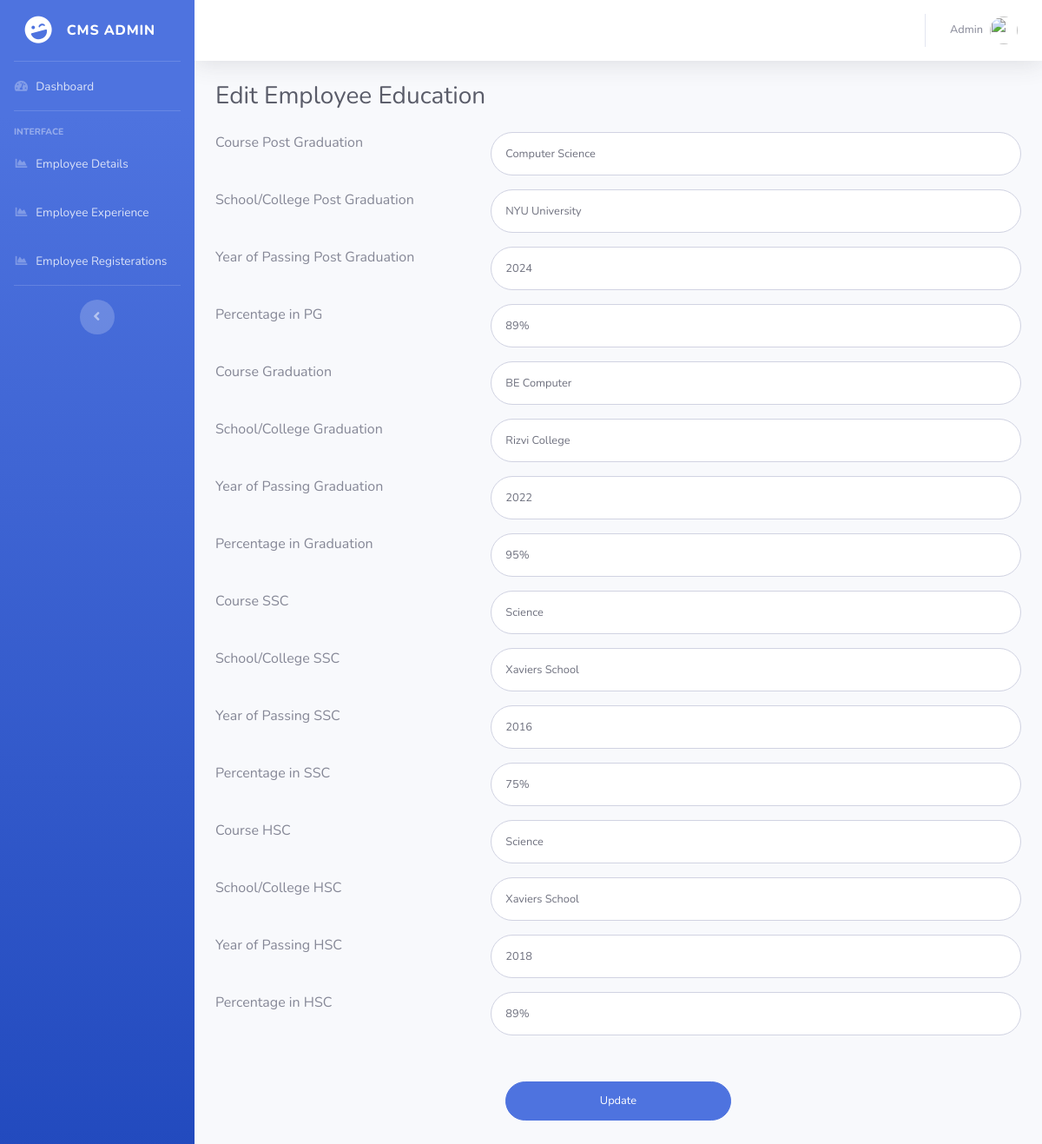
Page /admin/editempeducation.php?editid=1 (signed in) on the committed database.
### tables this page shows
CREATE TABLE `emp_edu` (
  `Id` int(11) NOT NULL,
  `EmpID` int(10) DEFAULT NULL,
  `CoursePG` varchar(45) DEFAULT NULL,
  `SchoolCollegePG` varchar(45) DEFAULT NULL,
  `YearPassingPG` varchar(45) DEFAULT NULL,
  `PercentagePG` varchar(4) DEFAULT NULL,
  `CourseGra` varchar(45) DEFAULT NULL,
  `SchoolCollegeGra` varchar(45) DEFAULT NULL,
  `YearPassingGra` varchar(45) DEFAULT NULL,
  `PercentageGra` varchar(4) DEFAULT NULL,
  `CourseSSC` varchar(45) DEFAULT NULL,
  `SchoolCollegeSSC` varchar(45) DEFAULT NULL,
  `YearPassingSSC` varchar(45) DEFAULT NULL,
  `PercentageSSC` varchar(4) DEFAULT NULL,
  `CourseHSC` varchar(45) DEFAULT NULL,
  `SchoolCollegeHSC` varchar(45) DEFAULT NULL,
  `YearPassingHSC` varchar(45) DEFAULT NULL,
  `PercentageHSC` varchar(4) DEFAULT NULL
);

### admin/editempeducation.php (the view, shortened to what this page needs)
<?php
include('includes/dbconnection.php');
if (strlen($_SESSION['aid']==0)) {
  header('location:logout.php');
}
else {
?>
<!DOCTYPE html>
<html lang="en">
<head>
  <link href="../vendor/fontawesome-free/css/all.min.css" rel="stylesheet" type="text/css">
  <link href="../css/sb-admin-2.min.css" rel="stylesheet">
</head>
<body id="page-top">
  <div id="wrapper">
    <?php include_once('includes/sidebar.php')?>
    <div id="content-wrapper" class="d-flex flex-column">
      <div id="content">
        <?php include_once('includes/header.php')?>
        <div class="container-fluid">
          <h1 class="h3 mb-4 text-gray-800">Edit Employee Education</h1>
          <form class="user" method="post" action="">
            <?php
              $eid=$_GET['editid'];
              $ret=mysqli_query($con,"SELECT * FROM emp_edu WHERE EmpID='$eid'");
              while ($row=mysqli_fetch_array($ret))
              {
            ?>
            <div class="row">
              <div class="col-4 mb-3">Course Post Graduation</div>
              <div class="col-8 mb-3">
                <input type="text" class="form-control form-control-user" id="coursepg" name="coursepg" aria-describedby="emailHelp" value="<?php  echo $row['CoursePG']; ?>">
              </div>
            </div>
            <div class="row">
              <div class="col-4 mb-3">School/College Post Graduation </div>
              <div class="col-8 mb-3">
                <input type="text" class="form-control form-control-user" id="schoolclgpg" name="schoolclgpg" aria-describedby="emailHelp" value="<?php  echo $row['SchoolCollegePG']; ?>">
              </div>
            </div>
            <div class="row">
              <div class="col-4 mb-3">Year of Passing Post Graduation </div>
              <div class="col-8 mb-3">
                <input type="text" class="form-control form-control-user" id="yoppg" name="yoppg" aria-describedby="emailHelp" value="<?php  echo $row['YearPassingPG']; ?>">
              </div>
            </div>
            <div class="row">
              <div class="col-4 mb-3">Percentage in PG</div>
              <div class="col-8 mb-3">
                <input type="text" class="form-control form-control-user" id="pipg" name="pipg" aria-describedby="emailHelp" value="<?php  echo $row['PercentagePG'];?>">
              </div>
            </div>
            <div class="row">
              <div class="col-4 mb-3">Course Graduation</div>
              <div class="col-8 mb-3">
                <input type="text" class="form-control form-control-user" id="coursegra" name="coursegra" aria-describedby="emailHelp" value="<?php  echo $row['CourseGra'];?>">
              </div>
            </div>
            <div class="row">
              <div class="col-4 mb-3">School/College Graduation </div>
              <div class="col-8 mb-3">
                <input type="text" class="form-control form-control-user" id="schoolclggra" name="schoolclggra" aria-describedby="emailHelp" value="<?php  echo $row['SchoolCollegeGra'];?>">
              </div>
            </div>
            <div class="row">
              <div class="col-4 mb-3">Year of Passing Graduation </div>
              <div class="col-8 mb-3">
                <input type="text" class="form-control form-control-user" id="yopgra" name="yopgra" aria-describedby="emailHelp" value="<?php  echo $row['YearPassingGra'];?>">
              </div>
            </div>
            <div class="row">
              <div class="col-4 mb-3">Percentage in Graduation</div>
              <div class="col-8 mb-3">
                <input type="text" class="form-control form-control-user" id="pigra" name="pigra" aria-describedby="emailHelp" value="<?php  echo $row['PercentageGra'];?>">
              </div>
            </div>
            <div class="row">
              <div class="col-4 mb-3">Course SSC</div>
              <div class="col-8 mb-3">
                <input type="text" class="form-control form-control-user" id="coursessc" name="coursessc" aria-describedby="emailHelp" value="<?php  echo $row['CourseSSC'];?>">
              </div>
            </div>
            <div class="row">
              <div class="col-4 mb-3">School/College SSC </div>
              <div class="col-8 mb-3">
                <input type="text" class="form-control form-control-user" id="schoolclgssc" name="schoolclgssc" aria-describedby="emailHelp" value="<?php  echo $row['SchoolCollegeSSC'];?>">
              </div>
            </div>
            <div class="row">
              <div class="col-4 mb-3">Year of Passing SSC </div>
              <div class="col-8 mb-3">
                <input type="text" class="form-control form-control-user" id="yopssc" name="yopssc" aria-describedby="emailHelp" value="<?php  echo $row['YearPassingSSC'];?>">
              </div>
            </div>
            <div class="row">
              <div class="col-4 mb-3">Percentage in SSC</div>
              <div class="col-8 mb-3">
                <input type="text" class="form-control form-control-user" id="pissc" name="pissc" aria-describedby="emailHelp" value="<?php  echo $row['PercentageSSC'];?>">
              </div>
            </div>
            <div class="row">
              <div class="col-4 mb-3">Course HSC</div>
              <div class="col-8 mb-3">
                <input type="text" class="form-control form-control-user" id="coursehsc" name="coursehsc" aria-describedby="emailHelp" value="<?php  echo $row['CourseHSC'];?>">
              </div>
            </div>
            <div class="row">
              <div class="col-4 mb-3">School/College HSC </div>
              <div class="col-8 mb-3">
                <input type="text" class="form-control form-control-user" id="schoolclghsc" name="schoolclghsc" aria-describedby="emailHelp" value="<?php  echo $row['SchoolCollegeHSC'];?>">
              </div>
            </div>
            <div class="row">
              <div class="col-4 mb-3">Year of Passing HSC </div>
              <div class="col-8 mb-3">
                <input type="text" class="form-control form-control-user" id="yophsc" name="yophsc" aria-describedby="emailHelp" value="<?php  echo $row['YearPassingHSC'];?>">
              </div>
            </div>
            <div class="row">
              <div class="col-4 mb-3">Percentage in HSC</div>
              <div class="col-8 mb-3">
                <input type="text" class="form-control form-control-user" id="pihsc" name="pihsc" aria-describedby="emailHelp" value="<?php  echo $row['PercentageHSC'];?>">
              </div>
            </div>
            <?php } ?>
            <div class="row" style="margin:4%">
              <div class="col-4"></div>
              <div class="col-4">
                <input type="submit" name="submit"  value="Update" class="btn btn-primary btn-user btn-block">
              </div>
            </div>
          </form>
        </div>
      </div>
    </div>
  </div>
</body>
</html>
<?php }  ?>

### admin/includes/sidebar.php
<ul class="navbar-nav bg-gradient-primary sidebar sidebar-dark accordion" id="accordionSidebar">
  <a class="sidebar-brand d-flex align-items-center justify-content-center" href="adminprofile.php">
    <div class="sidebar-brand-icon rotate-n-15">
      <i class="fas fa-laugh-wink"></i>
    </div>
    <div class="sidebar-brand-text mx-3">CMS Admin</div>
  </a>
  <hr class="sidebar-divider my-0">
  <li class="nav-item">
    <a class="nav-link" href="welcome.php">
      <i class="fas fa-fw fa-tachometer-alt"></i>
      <span>Dashboard</span>
    </a>
  </li>
  <hr class="sidebar-divider">
  <div class="sidebar-heading">
    Interface
  </div>
  <li class="nav-item">
    <a class="nav-link" href="allemployees.php">
      <i class="fas fa-fw fa-chart-area"></i>
      <span>Employee Details</span>
    </a>
  </li>
  <li class="nav-item">
    <a class="nav-link" href="empexp.php">
      <i class="fas fa-fw fa-chart-area"></i>
      <span>Employee Experience</span>
    </a>
  </li>
  <li class="nav-item">
    <a class="nav-link" href="empreg.php">
      <i class="fas fa-fw fa-chart-area"></i>
      <span>Employee Registerations</span>
    </a>
  </li>
  <hr class="sidebar-divider d-none d-md-block">
  <div class="text-center d-none d-md-inline">
    <button class="rounded-circle border-0" id="sidebarToggle"></button>
  </div>
</ul>

### admin/includes/header.php (shortened to what this page needs)
<nav class="navbar navbar-expand navbar-light bg-white topbar mb-4 static-top shadow">
  <ul class="navbar-nav ml-auto">
    <li class="nav-item dropdown no-arrow">
      <a class="nav-link dropdown-toggle" href="#" id="userDropdown" role="button" data-toggle="dropdown" aria-haspopup="true" aria-expanded="false">
        <?php
          $adminid=$_SESSION['aid'];
          $ret=mysqli_query($con,"SELECT AdminName FROM admin WHERE ID='$adminid'");
          $row=mysqli_fetch_array($ret);
          $name=$row['AdminName'];
        ?>
        <span class="mr-2 d-none d-lg-inline text-gray-600 small"><?php echo $name; ?></span>
        <img class="img-profile rounded-circle" src="https://source.unsplash.com/QAB-WJcbgJk/60x60">
      </a>
    </li>
  </ul>
</nav>

### rows in the picture
emp_edu: coursepg "Computer Science", schoolclgpg "NYU University", yoppg "2024", pipg "89%", coursegra "BE Computer", schoolclggra "Rizvi College", yopgra "2022", pigra "95%", coursessc "Science", schoolclgssc "Xaviers School", yopssc "2016", pissc "75%", coursehsc "Science", schoolclghsc "Xaviers School", yophsc "2018", pihsc "89%"

### other values in the picture
$name "Admin"
